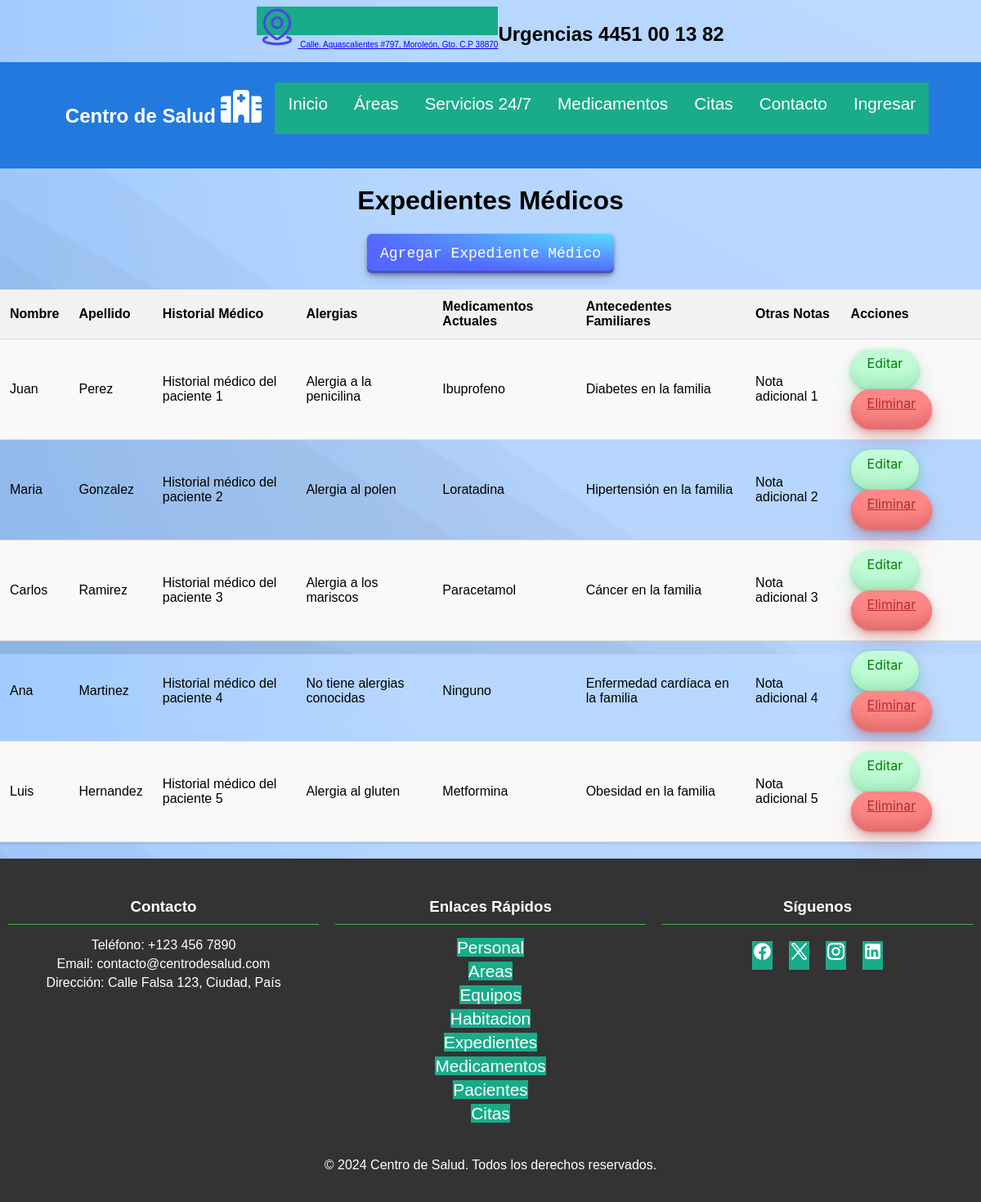
The page /expedientes_medicos.php on the database its author committed.
### tables this page shows
CREATE TABLE Expedientes_Medicos (
    id_expediente INT AUTO_INCREMENT PRIMARY KEY,
    id_paciente INT,
    historial_medico TEXT,
    alergias TEXT,
    medicamentos_actuales TEXT,
    antecedentes_familiares TEXT,
    otras_notas TEXT,
    FOREIGN KEY (id_paciente) REFERENCES Pacientes(id_paciente)
);

CREATE TABLE Pacientes (
    id_paciente INT AUTO_INCREMENT PRIMARY KEY,
    nombre VARCHAR(100),
    apellido VARCHAR(100),
    fecha_nacimiento DATE,
    direccion VARCHAR(255),
    telefono VARCHAR(20),
    id_cama INT,
    FOREIGN KEY (id_cama) REFERENCES Camas(id_cama)
);

### expedientes_medicos.php (the view, shortened to what this page needs)
<!DOCTYPE html>
<html lang="es">
<head>
    <link rel="stylesheet" href="css/style.css">
</head>
<body>
    <?php include 'assets/header.php'; ?>
    <h1>Expedientes Médicos</h1>
    <a href="agregar_expediente.php" class="button-29">Agregar Expediente Médico</a>
    <?php
    include 'includes/conexion.php';
    $sql = "SELECT
                Pacientes.nombre,
                Pacientes.apellido,
                Expedientes_Medicos.id_expediente,
                Expedientes_Medicos.historial_medico,
                Expedientes_Medicos.alergias,
                Expedientes_Medicos.medicamentos_actuales,
                Expedientes_Medicos.antecedentes_familiares,
                Expedientes_Medicos.otras_notas
            FROM
                Expedientes_Medicos
            INNER JOIN
                Pacientes ON Expedientes_Medicos.id_paciente = Pacientes.id_paciente";
    $resultado = $conn->query($sql);
    if ($resultado->num_rows > 0) {
        echo "<table>";
        echo "<tr><th>Nombre</th><th>Apellido</th><th>Historial Médico</th><th>Alergias</th><th>Medicamentos Actuales</th><th>Antecedentes Familiares</th><th>Otras Notas</th><th>Acciones</th></tr>";
        while($fila = $resultado->fetch_assoc()) {
            echo "<tr>";
            echo "<td>" . $fila["nombre"] . "</td>";
            echo "<td>" . $fila["apellido"] . "</td>";
            echo "<td>" . $fila["historial_medico"] . "</td>";
            echo "<td>" . $fila["alergias"] . "</td>";
            echo "<td>" . $fila["medicamentos_actuales"] . "</td>";
            echo "<td>" . $fila["antecedentes_familiares"] . "</td>";
            echo "<td>" . $fila["otras_notas"] . "</td>";
            echo "<td>";
            echo "<a class='button-33' href='editar_expediente.php?id=" . $fila["id_expediente"] . "'>Editar</a>";
            echo "<a class='button-34' href='eliminar_expediente.php?id=" . $fila["id_expediente"] . "' onclick='return confirm(\"¿Estás seguro de que deseas eliminar este registro?\")'>Eliminar</a>";
            echo "</td>";
            echo "</tr>";
        }
        echo "</table>";
    } else {
        echo "No se encontraron resultados";
    }
    ?>
</body>
</html>

### css/style.css (style rules this page uses)
body { display: flex; flex-direction: column; min-height: 100vh; justify-content: center; align-items: center; font-family: Arial, sans-serif; margin: 0; }
a { background:#1AAB8A; color:#fff; border:none; position:relative; height:35px; font-size:1.3em; padding:0 0em; cursor:pointer; transition:800ms ease all; outline:none; }
a:before,a:after { content:''; position:absolute; top:0; right:0; height:2px; width:0; background: #1AAB8A; transition:400ms ease all; }
a:after { right:inherit; top:inherit; left:0; bottom:0; }
footer { width: 100%; background-color: #333; color: white; padding: 20px 0; text-align: center; }
footer .container { display: flex; flex-wrap: wrap; justify-content: space-around; max-width: 1366px; margin: 0 auto; }
footer .column { flex: 1; margin: 10px; min-width: 200px; }
footer h3 { border-bottom: 1px solid #4CAF50; padding-bottom: 10px; margin-bottom: 10px; }
footer ul { list-style-type: none; padding: 0; }
footer ul li { margin: 5px 0; }
footer ul li a { color: white; text-decoration: none; }
footer .social-icons { display: flex; justify-content: center; margin: 20px 0; }
footer .social-icons a { color: white; text-decoration: none; margin: 0 10px; font-size: 24px; }
.button-29 { align-items: center; appearance: none; background-image: radial-gradient(100% 100% at 100% 0, #5adaff 0, #5468ff 100%); border: 0; border-radius: 6px; box-shadow: rgba(45, 35, 66, .4) 0 2px 4px, rgba(45, 35, 66, .3) 0 7px 13px -3px, rgba(58, 65, 111, .5) 0 -3px 0 inset; box-sizing: border-box; color: #fff; cursor: pointer; display: inline-flex; font-family: "JetBrains Mono", monospace; height: 48px; justify-content: center; line-height: 1; list-style: none; overflow: hidden; padding-left: 16px; padding-right: 16px; position: relative; text-align: left; text-decoration: none; transition: box-shadow .15s, transform .15s; user-select: none; -webkit-user-select: none; touch-action: manipulation; white-space: nowrap; will-change: box-shadow, transform; font-size: 18px; }
.button-33 { background-color: #c2fbd7; border-radius: 100px; box-shadow: rgba(44, 187, 99, .2) 0 -25px 18px -14px inset, rgba(44, 187, 99, .15) 0 1px 2px, rgba(44, 187, 99, .15) 0 2px 4px, rgba(44, 187, 99, .15) 0 4px 8px, rgba(44, 187, 99, .15) 0 8px 16px, rgba(44, 187, 99, .15) 0 16px 32px; color: green; cursor: pointer; display: inline-block; font-family: CerebriSans-Regular, -apple-system, system-ui, Roboto, sans-serif; padding: 7px 20px; text-align: center; text-decoration: none; transition: all 250ms; font-size: 16px; }
.button-34 { background-color: #fd8686; border-radius: 100px; box-shadow: rgba(121, 0, 0, 0.2) 0 -25px 18px -14px inset, rgba(187, 44, 44, 0.15) 0 1px 2px, rgba(187, 44, 44, 0.15) 0 2px 4px, rgba(187, 44, 44, 0.15) 0 4px 8px, rgba(187, 44, 44, 0.15) 0 8px 16px, rgba(187, 44, 44, 0.15) 0 16px 32px; color: rgb(184, 42, 42); cursor: pointer; display: inline-block; font-family: CerebriSans-Regular, -apple-system, system-ui, Roboto, sans-serif; padding: 7px 20px; text-align: center; transition: all 250ms; border: 0; font-size: 16px; }
table { width: 100%; border-collapse: collapse; margin: 20px 0; box-shadow: 0 2px 3px rgba(0, 0, 0, 0.1); }
table th, table td { padding: 12px; text-align: left; border-bottom: 1px solid #ddd; }
table th { background-color: #f2f2f2; }
table tr:nth-child(even) { background-color: #f9f9f9; }

### rows shown on the page
expedientes_medicos: id_paciente.nombre "Juan", id_paciente.apellido "Perez", historial_medico "Historial médico del paciente 1", alergias "Alergia a la penicilina", medicamentos_actuales "Ibuprofeno", antecedentes_familiares "Diabetes en la familia", otras_notas "Nota adicional 1"
expedientes_medicos: id_paciente.nombre "Maria", id_paciente.apellido "Gonzalez", historial_medico "Historial médico del paciente 2", alergias "Alergia al polen", medicamentos_actuales "Loratadina", antecedentes_familiares "Hipertensión en la familia", otras_notas "Nota adicional 2"
expedientes_medicos: id_paciente.nombre "Carlos", id_paciente.apellido "Ramirez", historial_medico "Historial médico del paciente 3", alergias "Alergia a los mariscos", medicamentos_actuales "Paracetamol", antecedentes_familiares "Cáncer en la familia", otras_notas "Nota adicional 3"
expedientes_medicos: id_paciente.nombre "Ana", id_paciente.apellido "Martinez", historial_medico "Historial médico del paciente 4", alergias "No tiene alergias conocidas", medicamentos_actuales "Ninguno", antecedentes_familiares "Enfermedad cardíaca en la familia", otras_notas "Nota adicional 4"
expedientes_medicos: id_paciente.nombre "Luis", id_paciente.apellido "Hernandez", historial_medico "Historial médico del paciente 5", alergias "Alergia al gluten", medicamentos_actuales "Metformina", antecedentes_familiares "Obesidad en la familia", otras_notas "Nota adicional 5"
